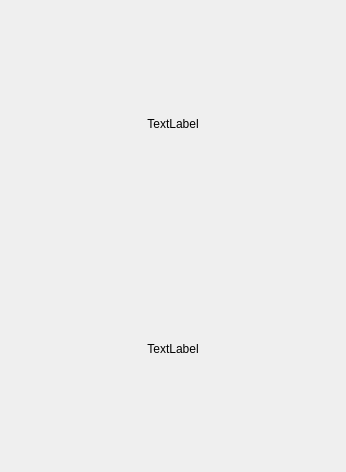
<?xml version="1.0" encoding="UTF-8"?>
<ui version="4.0">
 <class>TeamScoreWidget</class>
 <widget class="QWidget" name="TeamScoreWidget">
  <property name="geometry">
   <rect>
    <x>0</x>
    <y>0</y>
    <width>346</width>
    <height>472</height>
   </rect>
  </property>
  <property name="sizePolicy">
   <sizepolicy hsizetype="Expanding" vsizetype="Expanding">
    <horstretch>0</horstretch>
    <verstretch>0</verstretch>
   </sizepolicy>
  </property>
  <layout class="QVBoxLayout" name="verticalLayout" stretch="1,1">
   <property name="spacing">
    <number>0</number>
   </property>
   <item>
    <widget class="QLabel" name="team">
     <property name="sizePolicy">
      <sizepolicy hsizetype="Expanding" vsizetype="Expanding">
       <horstretch>0</horstretch>
       <verstretch>0</verstretch>
      </sizepolicy>
     </property>
     <property name="text">
      <string>TextLabel</string>
     </property>
     <property name="alignment">
      <set>Qt::AlignCenter</set>
     </property>
    </widget>
   </item>
   <item>
    <widget class="QLabel" name="score">
     <property name="sizePolicy">
      <sizepolicy hsizetype="Expanding" vsizetype="Expanding">
       <horstretch>0</horstretch>
       <verstretch>0</verstretch>
      </sizepolicy>
     </property>
     <property name="text">
      <string>TextLabel</string>
     </property>
     <property name="alignment">
      <set>Qt::AlignCenter</set>
     </property>
    </widget>
   </item>
  </layout>
 </widget>
 <resources/>
 <connections/>
</ui>
